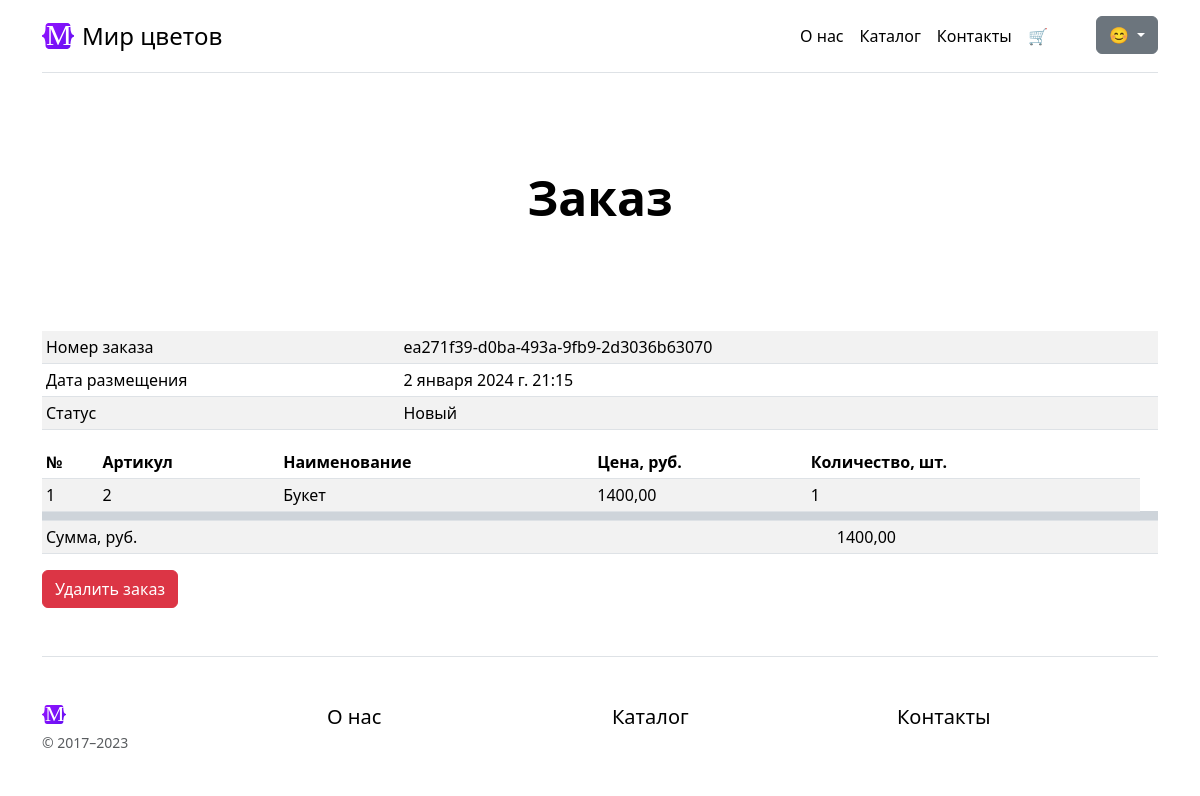
Page /orders/ea271f39d0ba493a9fb92d3036b63070/ (signed in) on the committed database.
### orders/models.py (models this page shows, shortened)
class Order(UserMixin,
            models.Model):
    id = models.UUIDField(default=uuid.uuid4(), primary_key=True)
    ordered = models.DateTimeField(auto_now_add=True,
                                 verbose_name="Дата заказа")
    status = models.CharField(max_length=9,
                              choices=ORDER_STATUS,
                              verbose_name="Статус",
                              blank=True,
                              null=False,
                              default="NEW")
    cancellation_cause = models.TextField(verbose_name="Причина отказа",
                                          default="",
                                          null=False,
                                          blank=True)
    class Meta:
        verbose_name = "Заказ"
        verbose_name_plural = "Заказы"

### carts/models.py (models this page shows, shortened)
class Cart(UserMixin,
           models.Model):
    goods = models.ForeignKey("goods.goods",
                              on_delete=models.CASCADE,
                              verbose_name="Товар")
    quantity = models.PositiveIntegerField(blank=False,
                                   null=False,
                                   default=0,
                                   verbose_name="Количество")
    order = models.ForeignKey("orders.Order",
                              on_delete=models.CASCADE,
                              null=True,
                              blank=True, )
    def price(self):
        return self.goods.price
    class Meta:
        verbose_name = "Товар в корзине"
        verbose_name_plural = "Товары в корзинах"

### goods/models.py (models this page shows, shortened)
class Goods(NameMixin, models.Model):
    objects = models.Manager() # По умолчанию. Нужен для админки.
    in_stock = GoodsManager()
    added = models.DateTimeField(auto_now_add=True,
                                 verbose_name="Дата добавления")
    photo = models.ImageField(verbose_name="Фото", blank=False)
    price = models.DecimalField(max_digits=10,
                                decimal_places=2,
                                verbose_name="Цена",
                                validators=[MinValueValidator(Decimal('0.01'))])
    origin = models.ForeignKey(
        "Country",
        on_delete=models.CASCADE,
        verbose_name="Страна-производитель",
    )
    color = models.ForeignKey(
        "Color",
        on_delete=models.CASCADE,
        verbose_name="Цвет",
    )
    category = models.ForeignKey(
        "Category",
        on_delete=models.CASCADE,
        verbose_name="Категория / Вид товара",
    )
    stock = models.PositiveIntegerField(default=0, null=False, blank=False, verbose_name="Остаток товара")
    class Meta:
        verbose_name = "Товар"
        verbose_name_plural = "Товары"

### orders/views.py (the view)
# urls.py: path("orders/<str:pk>/", OrderDetailView.as_view(), name="order-detail"),
class OrderDetailView(LoginRequiredMixin,
                      DetailView):
    model = Order
    template_name = "orders/order_detail.html"
    def get_context_data(self, **kwargs):
        context = super().get_context_data(**kwargs)
        context['goods'] = self.object.cart_set.all()
        context['total'] = get_total(context['goods'])
        return context

### carts/views.py (called while the page is built)
def get_total(a_queryset):
    sum = 0
    [sum := sum + elem.goods.price * elem.quantity for elem in a_queryset]
    return sum

### orders/templates/orders/order_detail.html (shortened to what this page needs)
{% extends 'general/parts/base.html' %}
{% block content %}
{% include 'general/parts/h.html' with h="Заказ"%}
<div class="table-responsive">
    <table class="table table-striped table-sm">
        <tbody>
        <tr>
            <td>Номер заказа</td>
            <td>{{ order.id }}</td>
        </tr>
        <tr>
            <td>Дата размещения</td>
            <td>{{ order.ordered }}</td>
        </tr>
        <tr>
            <td>Статус</td>
            <td>{{ order.get_status_display }}</td>
        </tr>
        </tbody>
    </table>
    <table class="table table-striped table-sm">
        <thead>
        <tr>
            <th scope="col">№</th>
            <th scope="col">Артикул</th>
            <th scope="col">Наименование</th>
            <th scope="col">Цена, руб.</th>
            <th scope="col">Количество, шт.</th>
        </tr>
        </thead>
        <tbody>
        {% for obj in goods%}
        <tr>
            <td scope="col">{{ forloop.counter }}</td>
            <td scope="col">{{ obj.id }}</td>
            <td scope="col">{{ obj.goods.name }}</td>
            <td scope="col">{{ obj.price }}</td>
            <td scope="col">{{ obj.quantity }}</td>
        </tr>
        {% endfor %}
        {% include 'carts/parts/total.html' %}
        </tbody>
    </table>
</div>
{% include 'orders/parts/delete_order.html' with order=order %}
{% endblock %}

### general/static/general/css/sign-in.css (style rules this page uses)
html, body { height: 100%; }

### rows in the picture
Order: id "ea271f39-d0ba-493a-9fb9-2d3036b63070", ordered "2 января 2024 г. 21:15", status "Новый"
Cart: id "2", goods.name "Букет", price "1400,00", quantity "1"

### other values in the picture
{{ h }} "Заказ"
{{ total }} "1400,00"
